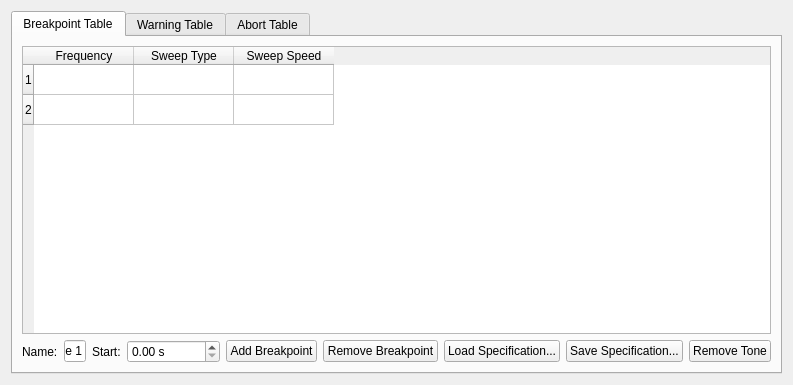
<?xml version="1.0" encoding="UTF-8"?>
<ui version="4.0">
 <class>Form</class>
 <widget class="QWidget" name="Form">
  <property name="geometry">
   <rect>
    <x>0</x>
    <y>0</y>
    <width>747</width>
    <height>385</height>
   </rect>
  </property>
  <property name="windowTitle">
   <string>Form</string>
  </property>
  <layout class="QVBoxLayout" name="verticalLayout">
   <item>
    <widget class="QTabWidget" name="tabWidget">
     <property name="currentIndex">
      <number>0</number>
     </property>
     <widget class="QWidget" name="breakpoint_tab">
      <attribute name="title">
       <string>Breakpoint Table</string>
      </attribute>
      <layout class="QVBoxLayout" name="verticalLayout_4">
       <item>
        <widget class="QTableWidget" name="breakpoint_table">
         <property name="selectionMode">
          <enum>QAbstractItemView::SingleSelection</enum>
         </property>
         <row>
          <property name="text">
           <string>1</string>
          </property>
         </row>
         <row>
          <property name="text">
           <string>2</string>
          </property>
         </row>
         <column>
          <property name="text">
           <string>Frequency</string>
          </property>
         </column>
         <column>
          <property name="text">
           <string>Sweep Type</string>
          </property>
         </column>
         <column>
          <property name="text">
           <string>Sweep Speed</string>
          </property>
         </column>
        </widget>
       </item>
       <item>
        <layout class="QHBoxLayout" name="horizontalLayout">
         <item>
          <widget class="QLabel" name="name_label">
           <property name="text">
            <string>Name:</string>
           </property>
          </widget>
         </item>
         <item>
          <widget class="QLineEdit" name="name_editor">
           <property name="text">
            <string>Sine 1</string>
           </property>
          </widget>
         </item>
         <item>
          <widget class="QLabel" name="start_time_label">
           <property name="text">
            <string>Start:</string>
           </property>
          </widget>
         </item>
         <item>
          <widget class="QDoubleSpinBox" name="start_time_selector">
           <property name="keyboardTracking">
            <bool>false</bool>
           </property>
           <property name="prefix">
            <string/>
           </property>
           <property name="suffix">
            <string> s</string>
           </property>
           <property name="maximum">
            <double>100000.000000000000000</double>
           </property>
          </widget>
         </item>
         <item>
          <spacer name="horizontalSpacer">
           <property name="orientation">
            <enum>Qt::Horizontal</enum>
           </property>
           <property name="sizeHint" stdset="0">
            <size>
             <width>40</width>
             <height>20</height>
            </size>
           </property>
          </spacer>
         </item>
         <item>
          <widget class="QPushButton" name="add_breakpoint_button">
           <property name="text">
            <string>Add Breakpoint</string>
           </property>
          </widget>
         </item>
         <item>
          <widget class="QPushButton" name="remove_breakpoint_button">
           <property name="text">
            <string>Remove Breakpoint</string>
           </property>
          </widget>
         </item>
         <item>
          <widget class="QPushButton" name="load_breakpoints_button">
           <property name="text">
            <string>Load Specification...</string>
           </property>
          </widget>
         </item>
         <item>
          <widget class="QPushButton" name="save_breakpoints_button">
           <property name="text">
            <string>Save Specification...</string>
           </property>
          </widget>
         </item>
         <item>
          <widget class="QPushButton" name="remove_tone_button">
           <property name="text">
            <string>Remove Tone</string>
           </property>
          </widget>
         </item>
        </layout>
       </item>
      </layout>
     </widget>
     <widget class="QWidget" name="warning_tab">
      <attribute name="title">
       <string>Warning Table</string>
      </attribute>
      <layout class="QVBoxLayout" name="verticalLayout_7">
       <item>
        <widget class="QTableWidget" name="warning_table">
         <row>
          <property name="text">
           <string>1</string>
          </property>
         </row>
         <row>
          <property name="text">
           <string>2</string>
          </property>
         </row>
         <column>
          <property name="text">
           <string>Frequency</string>
          </property>
         </column>
        </widget>
       </item>
      </layout>
     </widget>
     <widget class="QWidget" name="abort_tab">
      <attribute name="title">
       <string>Abort Table</string>
      </attribute>
      <layout class="QVBoxLayout" name="verticalLayout_8">
       <item>
        <widget class="QTableWidget" name="abort_table">
         <row>
          <property name="text">
           <string>1</string>
          </property>
         </row>
         <row>
          <property name="text">
           <string>2</string>
          </property>
         </row>
         <column>
          <property name="text">
           <string>Frequency</string>
          </property>
         </column>
        </widget>
       </item>
      </layout>
     </widget>
    </widget>
   </item>
  </layout>
 </widget>
 <resources/>
 <connections/>
</ui>
